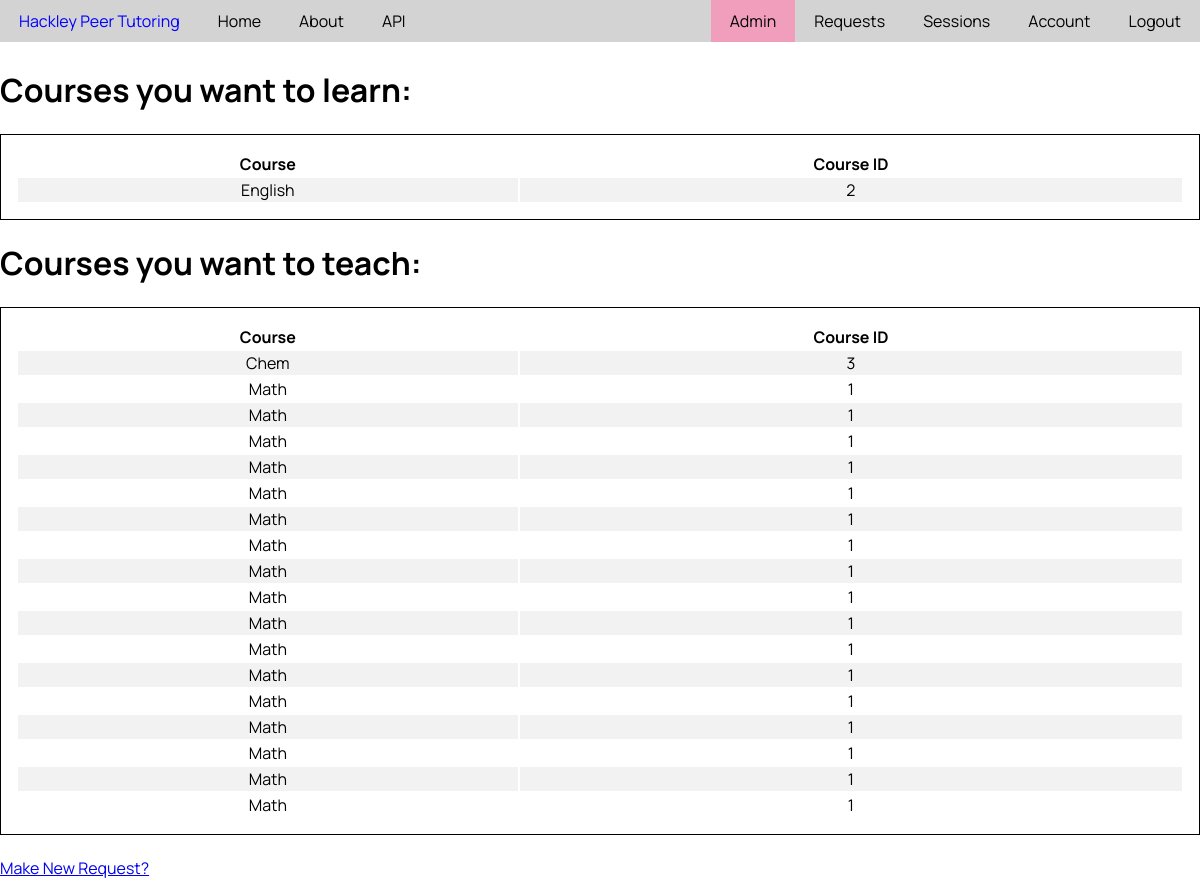
The page /requests (signed in) on the database as committed earlier.
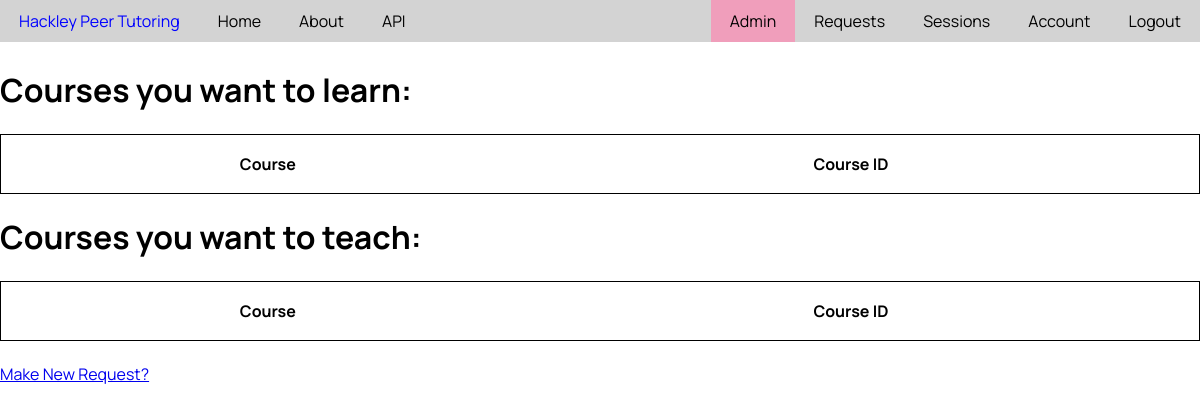
The same page on the database as committed later.
### PeerTutor/models.py (models this page shows, shortened)
class Course(db.Model):
    __tablename__ = 'course'
    id = db.Column(db.Integer, primary_key=True)
    name = db.Column(db.String(20), unique=True, nullable=False)
    description = db.Column(db.Text, nullable=False)

class CourseRequest(db.Model):
    __tablename__ = 'courseRequest'
    id = db.Column(db.Integer, primary_key=True)
    user_id = db.Column(db.Integer, db.ForeignKey('user.id'), nullable=False)
    course_id = db.Column(db.Integer, nullable=False)
    relationship = db.Column('relationship', db.Boolean, nullable=False)
    date_added = db.Column(db.DateTime, nullable=False, default=datetime.utcnow)

### PeerTutor/tutoring/routes.py (the view)
@login_required
@tutor_functions.route('/requests', methods=['GET'])
def requests():
    teachRequests = queryCourseRequests(user=current_user, relationship=True)
    learnRequests = queryCourseRequests(user=current_user, relationship=False)
    return render_template('requests.html', queryCourse=queryCourse, teachRequests=teachRequests, learnRequests=learnRequests)

### PeerTutor/models.py (called while the page is built)
@login_manager.user_loader
def load_user(user_id):
   return User.query.get(int(user_id))

### PeerTutor/tutoring/utils.py (called while the page is built)
def queryCourse(id):
    return Course.query.get(id)

def queryCourseRequests(user, relationship):
    return CourseRequest.query.filter_by(user=user, relationship=relationship).all()

### PeerTutor/templates/requests.html (shortened to what this page needs)
{% extends 'base.html' %}
{% block content %}
    <h1> Courses you want to learn: </h1>
    <table class="request-table">
        <tr>
            <th>Course</th>
            <th>Course ID</th>
        </tr>
        {% for request in learnRequests %}
        <tr>
            <td>{{queryCourse(request.course_id).name}}</td>
            <td>{{request.course_id}}</td>
        </tr>
        {% endfor %}
    </table>
    <h1> Courses you want to teach: </h1>
    <table class="request-table">
        <tr>
            <th>Course</th>
            <th>Course ID</th>
        </tr>
        {% for request in teachRequests %}
        <tr>
            <td>{{queryCourse(request.course_id).name}}</td>
            <td>{{request.course_id}}</td>
        </tr>
        {% endfor %}
    </table>
    <br>
    <a href="{{url_for('tutor_functions.makeRequest')}}"> Make New Request? </a>
{% endblock %}

### PeerTutor/templates/base.html (shortened to what this page needs)
<!DOCTYPE html>
<html lang="en">
<head>
    <link rel="stylesheet" type="text/css" href="{{ url_for('static', filename='main.css') }}">
</head>
<body>
  <header class="nav-bar-header">
    <nav class="nav-bar-nav">
      <div class="nav-bar-div">
        <a class="link left-link logo" href="{{ url_for('main.home') }}">Hackley Peer Tutoring</a>
          <div class="left-link-group">
            <a class="link left-link" href="{{ url_for('main.home') }}">Home</a>
            <a class="link left-link" href="{{ url_for('main.home') }}">About</a>
            <a class="link left-link" href="{{ url_for('main.apiHelp')}}">API</a>
          </div>
          <div class="right-link-group">
          {% if current_user.is_authenticated %}
            <a class="link right-link" href=" {{ url_for('users.logout') }}">Logout</a>
            <a class="link right-link" href=" {{ url_for('users.account') }}">Account</a>
            <a class="link right-link" href=" {{ url_for('tutor_functions.sessions') }}">Sessions</a>
            <a class="link right-link" href=" {{ url_for('tutor_functions.requests') }}">Requests</a>
          {% else %}
            <a class="link right-link" href=" {{ url_for('users.login') }}">Login</a>
            <a class="link right-link" href="{{ url_for('users.register') }}">Register</a>
          {% endif %}
          {% if current_user.permission == 4%}
            <a class="link right-link admin-link" href="{{ url_for('admin.adminPage') }}">Admin</a>
          {% endif%}
        </div>
      </div>
    </nav>
  </header>
  <main role="main" class="content">
      <div class="messages">
          {% block content %}{% endblock %}
      </div>
  </main>
</body>

### PeerTutor/static/main.css (style rules this page uses)
body { margin: 0px; font-family: 'Manrope', sans-serif; }
tr { border-bottom: 1px solid black; border-right: 1px solid black; }
.link { display: inline; padding-top: 10px; padding-bottom: 10px; padding-right: 19px; padding-left: 19px; margin-top:0px; color:black; text-decoration: none; background-color: lightgrey; margin-bottom:0px; }
.right-link { float: right; }
.left-link { float: left; }
.nav-bar-header { display:inline-block; height: auto; width: 100%; padding-top: 0px; background-color: lightgrey; margin:0px; padding-bottom:0px; }
.logo { border-style: hidden; color: blue; margin-left: 0px; margin-bottom:0px; }
.left-link-group { float: left; }
.right-link-group { float:right; }
.nav-bar-nav { width: 100%; margin: 0px; padding-bottom:0px; }
.nav-bar-div { margin: 0px; padding-bottom:0px; }
.admin-link { color: black; background-color: #f09ebb; }
.messages { margin: 0px; }
.request-table { border: 1px solid black; width: 100%; text-align: center; padding: 15px; }

Rows that differ between the two databases and show on the page:
removed CourseRequest: course_id "2", shown under "Courses you want to learn:"
no longer on this page (row edited): Course: name "English"
removed CourseRequest: course_id "3", shown under "Courses you want to teach:"
no longer on this page (row edited): Course: name "Chem"
removed CourseRequest: course_id "1", shown under "Courses you want to teach:"
no longer on this page (row edited): Course: name "Math"
removed CourseRequest: course_id "1", shown under "Courses you want to teach:"
removed CourseRequest: course_id "1", shown under "Courses you want to teach:"
removed CourseRequest: course_id "1", shown under "Courses you want to teach:"
removed CourseRequest: course_id "1", shown under "Courses you want to teach:"
removed CourseRequest: course_id "1", shown under "Courses you want to teach:"
removed CourseRequest: course_id "1", shown under "Courses you want to teach:"
removed CourseRequest: course_id "1", shown under "Courses you want to teach:"
removed CourseRequest: course_id "1", shown under "Courses you want to teach:"
removed CourseRequest: course_id "1", shown under "Courses you want to teach:"
removed CourseRequest: course_id "1", shown under "Courses you want to teach:"
removed CourseRequest: course_id "1", shown under "Courses you want to teach:"
removed CourseRequest: course_id "1", shown under "Courses you want to teach:"
removed CourseRequest: course_id "1", shown under "Courses you want to teach:"
removed CourseRequest: course_id "1", shown under "Courses you want to teach:"
removed CourseRequest: course_id "1", shown under "Courses you want to teach:"
removed CourseRequest: course_id "1", shown under "Courses you want to teach:"
